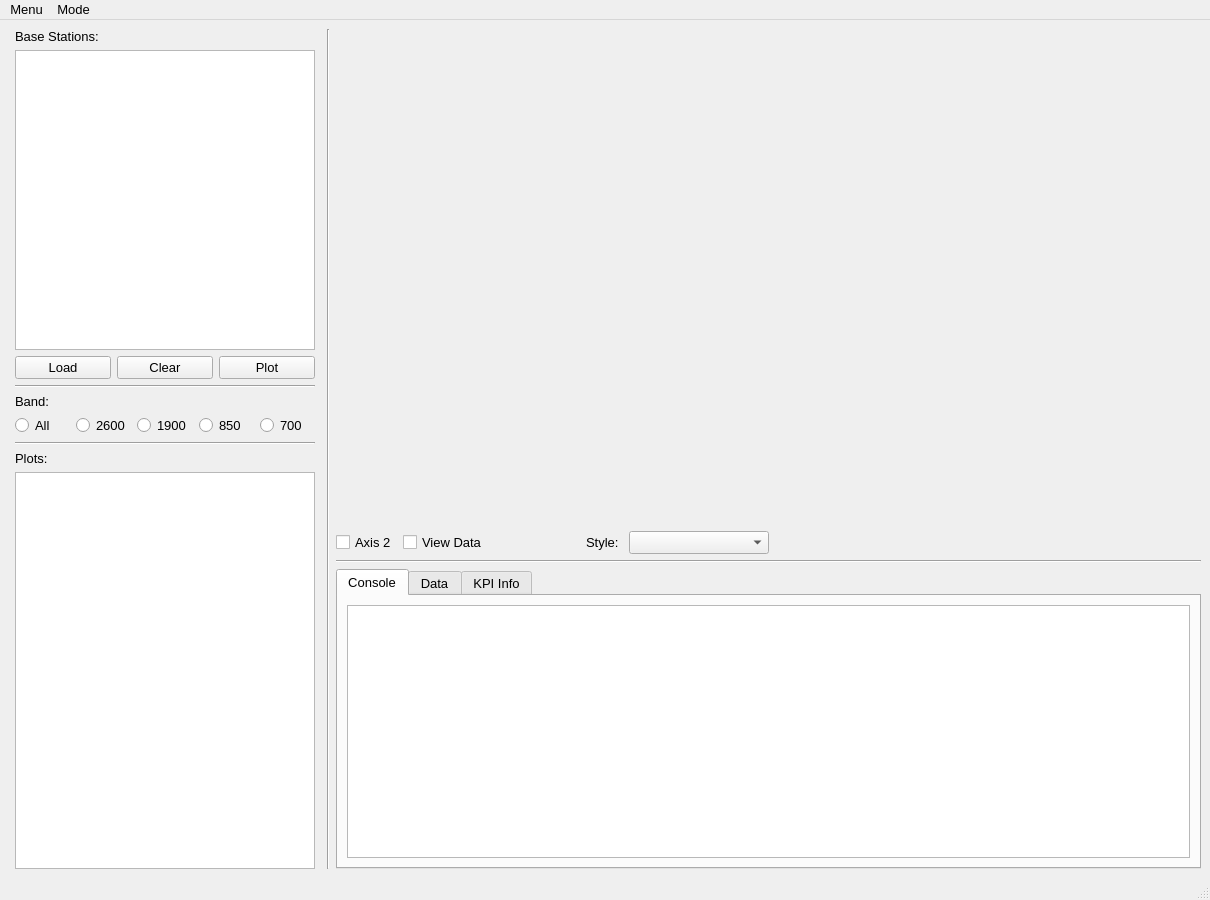
<?xml version="1.0" encoding="UTF-8"?>
<ui version="4.0">
 <class>MainWindow</class>
 <widget class="QMainWindow" name="MainWindow">
  <property name="geometry">
   <rect>
    <x>0</x>
    <y>0</y>
    <width>1210</width>
    <height>900</height>
   </rect>
  </property>
  <property name="sizePolicy">
   <sizepolicy hsizetype="Expanding" vsizetype="Preferred">
    <horstretch>0</horstretch>
    <verstretch>0</verstretch>
   </sizepolicy>
  </property>
  <property name="font">
   <font>
    <pointsize>10</pointsize>
   </font>
  </property>
  <property name="windowTitle">
   <string>MainWindow</string>
  </property>
  <widget class="QWidget" name="centralwidget">
   <layout class="QGridLayout" name="gridLayout">
    <item row="0" column="0" rowspan="4">
     <layout class="QVBoxLayout" name="verticalLayout_3">
      <property name="leftMargin">
       <number>6</number>
      </property>
      <property name="rightMargin">
       <number>6</number>
      </property>
      <item>
       <widget class="QLabel" name="label_2">
        <property name="text">
         <string>Base Stations:</string>
        </property>
       </widget>
      </item>
      <item>
       <widget class="QListWidget" name="list_eb">
        <property name="sizePolicy">
         <sizepolicy hsizetype="Preferred" vsizetype="Expanding">
          <horstretch>0</horstretch>
          <verstretch>0</verstretch>
         </sizepolicy>
        </property>
        <property name="minimumSize">
         <size>
          <width>300</width>
          <height>0</height>
         </size>
        </property>
        <property name="maximumSize">
         <size>
          <width>350</width>
          <height>300</height>
         </size>
        </property>
        <property name="dragDropMode">
         <enum>QAbstractItemView::DropOnly</enum>
        </property>
        <property name="sortingEnabled">
         <bool>true</bool>
        </property>
       </widget>
      </item>
      <item>
       <layout class="QHBoxLayout" name="horizontalLayout_4">
        <item>
         <widget class="QPushButton" name="btn_load">
          <property name="sizePolicy">
           <sizepolicy hsizetype="Preferred" vsizetype="Fixed">
            <horstretch>0</horstretch>
            <verstretch>0</verstretch>
           </sizepolicy>
          </property>
          <property name="text">
           <string>Load</string>
          </property>
         </widget>
        </item>
        <item>
         <widget class="QPushButton" name="btn_clear">
          <property name="sizePolicy">
           <sizepolicy hsizetype="Preferred" vsizetype="Fixed">
            <horstretch>0</horstretch>
            <verstretch>0</verstretch>
           </sizepolicy>
          </property>
          <property name="text">
           <string>Clear</string>
          </property>
         </widget>
        </item>
        <item>
         <widget class="QPushButton" name="btn_plot">
          <property name="sizePolicy">
           <sizepolicy hsizetype="Preferred" vsizetype="Fixed">
            <horstretch>0</horstretch>
            <verstretch>0</verstretch>
           </sizepolicy>
          </property>
          <property name="text">
           <string>Plot</string>
          </property>
         </widget>
        </item>
       </layout>
      </item>
      <item>
       <widget class="Line" name="line_5">
        <property name="orientation">
         <enum>Qt::Horizontal</enum>
        </property>
       </widget>
      </item>
      <item>
       <widget class="QLabel" name="label_4">
        <property name="text">
         <string>Band: </string>
        </property>
       </widget>
      </item>
      <item>
       <layout class="QHBoxLayout" name="horizontalLayout_3">
        <item>
         <widget class="QRadioButton" name="radio_all">
          <property name="text">
           <string>All</string>
          </property>
         </widget>
        </item>
        <item>
         <widget class="QRadioButton" name="radio_2600">
          <property name="text">
           <string>2600</string>
          </property>
         </widget>
        </item>
        <item>
         <widget class="QRadioButton" name="radio_1900">
          <property name="text">
           <string>1900</string>
          </property>
         </widget>
        </item>
        <item>
         <widget class="QRadioButton" name="radio_850">
          <property name="text">
           <string>850</string>
          </property>
         </widget>
        </item>
        <item>
         <widget class="QRadioButton" name="radio_700">
          <property name="text">
           <string>700</string>
          </property>
         </widget>
        </item>
       </layout>
      </item>
      <item>
       <widget class="Line" name="line_4">
        <property name="orientation">
         <enum>Qt::Horizontal</enum>
        </property>
       </widget>
      </item>
      <item>
       <widget class="QLabel" name="label_5">
        <property name="text">
         <string>Plots:</string>
        </property>
       </widget>
      </item>
      <item>
       <widget class="QListWidget" name="list_plots">
        <property name="sizePolicy">
         <sizepolicy hsizetype="Preferred" vsizetype="Expanding">
          <horstretch>0</horstretch>
          <verstretch>0</verstretch>
         </sizepolicy>
        </property>
        <property name="minimumSize">
         <size>
          <width>300</width>
          <height>0</height>
         </size>
        </property>
        <property name="maximumSize">
         <size>
          <width>350</width>
          <height>16777215</height>
         </size>
        </property>
       </widget>
      </item>
     </layout>
    </item>
    <item row="0" column="1" rowspan="4">
     <widget class="Line" name="line_3">
      <property name="orientation">
       <enum>Qt::Vertical</enum>
      </property>
     </widget>
    </item>
    <item row="0" column="2">
     <layout class="QVBoxLayout" name="verticalLayout">
      <item>
       <spacer name="verticalSpacer">
        <property name="orientation">
         <enum>Qt::Vertical</enum>
        </property>
        <property name="sizeHint" stdset="0">
         <size>
          <width>20</width>
          <height>40</height>
         </size>
        </property>
       </spacer>
      </item>
     </layout>
    </item>
    <item row="1" column="2">
     <layout class="QHBoxLayout" name="horizontalLayout_2">
      <item>
       <layout class="QHBoxLayout" name="horizontalLayout">
        <item>
         <widget class="QCheckBox" name="checkBox_2">
          <property name="text">
           <string>Axis 2</string>
          </property>
         </widget>
        </item>
        <item>
         <widget class="QCheckBox" name="checkBox">
          <property name="text">
           <string>View Data</string>
          </property>
         </widget>
        </item>
        <item>
         <spacer name="horizontalSpacer_6">
          <property name="orientation">
           <enum>Qt::Horizontal</enum>
          </property>
          <property name="sizeHint" stdset="0">
           <size>
            <width>40</width>
            <height>20</height>
           </size>
          </property>
         </spacer>
        </item>
        <item>
         <widget class="QLabel" name="label">
          <property name="text">
           <string>Style: </string>
          </property>
         </widget>
        </item>
        <item>
         <widget class="QComboBox" name="comboBox">
          <property name="sizePolicy">
           <sizepolicy hsizetype="Preferred" vsizetype="Fixed">
            <horstretch>0</horstretch>
            <verstretch>0</verstretch>
           </sizepolicy>
          </property>
          <property name="minimumSize">
           <size>
            <width>140</width>
            <height>0</height>
           </size>
          </property>
         </widget>
        </item>
       </layout>
      </item>
      <item>
       <spacer name="horizontalSpacer_7">
        <property name="orientation">
         <enum>Qt::Horizontal</enum>
        </property>
        <property name="sizeHint" stdset="0">
         <size>
          <width>40</width>
          <height>20</height>
         </size>
        </property>
       </spacer>
      </item>
     </layout>
    </item>
    <item row="2" column="2">
     <widget class="Line" name="line">
      <property name="orientation">
       <enum>Qt::Horizontal</enum>
      </property>
     </widget>
    </item>
    <item row="3" column="2">
     <widget class="QTabWidget" name="tabWidget">
      <property name="minimumSize">
       <size>
        <width>0</width>
        <height>250</height>
       </size>
      </property>
      <property name="maximumSize">
       <size>
        <width>16777215</width>
        <height>300</height>
       </size>
      </property>
      <property name="currentIndex">
       <number>0</number>
      </property>
      <widget class="QWidget" name="tab_1">
       <attribute name="title">
        <string>Console</string>
       </attribute>
       <layout class="QGridLayout" name="gridLayout_3">
        <item row="0" column="0">
         <widget class="QTextBrowser" name="textBrowser">
          <property name="focusPolicy">
           <enum>Qt::StrongFocus</enum>
          </property>
         </widget>
        </item>
       </layout>
      </widget>
      <widget class="QWidget" name="tab_2">
       <attribute name="title">
        <string>Data</string>
       </attribute>
       <layout class="QGridLayout" name="gridLayout_2">
        <item row="0" column="0">
         <widget class="QTableView" name="tableView">
          <property name="minimumSize">
           <size>
            <width>256</width>
            <height>0</height>
           </size>
          </property>
          <property name="sizeAdjustPolicy">
           <enum>QAbstractScrollArea::AdjustToContents</enum>
          </property>
         </widget>
        </item>
       </layout>
      </widget>
      <widget class="QWidget" name="tab">
       <attribute name="title">
        <string>KPI Info</string>
       </attribute>
       <layout class="QGridLayout" name="gridLayout_4">
        <item row="0" column="0">
         <widget class="QTextBrowser" name="textBrowser_2"/>
        </item>
       </layout>
      </widget>
     </widget>
    </item>
   </layout>
  </widget>
  <widget class="QMenuBar" name="menubar">
   <property name="geometry">
    <rect>
     <x>0</x>
     <y>0</y>
     <width>1210</width>
     <height>21</height>
    </rect>
   </property>
   <widget class="QMenu" name="menuMenu">
    <property name="title">
     <string>Menu</string>
    </property>
    <addaction name="actionAbrir"/>
    <addaction name="actionSalir"/>
   </widget>
   <widget class="QMenu" name="menuMode">
    <property name="title">
     <string>Mode</string>
    </property>
    <addaction name="actionGeneral"/>
    <addaction name="actionDual"/>
    <addaction name="actionLTE_Rtwp"/>
    <addaction name="actionUMTS_Prach"/>
   </widget>
   <addaction name="menuMenu"/>
   <addaction name="menuMode"/>
  </widget>
  <widget class="QStatusBar" name="statusbar"/>
  <action name="actionAbrir">
   <property name="text">
    <string>Open</string>
   </property>
  </action>
  <action name="actionSalir">
   <property name="text">
    <string>Exit</string>
   </property>
  </action>
  <action name="actionGeneral">
   <property name="checkable">
    <bool>true</bool>
   </property>
   <property name="checked">
    <bool>true</bool>
   </property>
   <property name="text">
    <string>General</string>
   </property>
  </action>
  <action name="actionLTE_Rtwp">
   <property name="checkable">
    <bool>true</bool>
   </property>
   <property name="text">
    <string>LTE RTWP</string>
   </property>
  </action>
  <action name="actionUMTS_Prach">
   <property name="checkable">
    <bool>true</bool>
   </property>
   <property name="text">
    <string>UMTS PRACH</string>
   </property>
  </action>
  <action name="actionDual">
   <property name="checkable">
    <bool>true</bool>
   </property>
   <property name="text">
    <string>Dual</string>
   </property>
  </action>
 </widget>
 <resources/>
 <connections/>
</ui>
